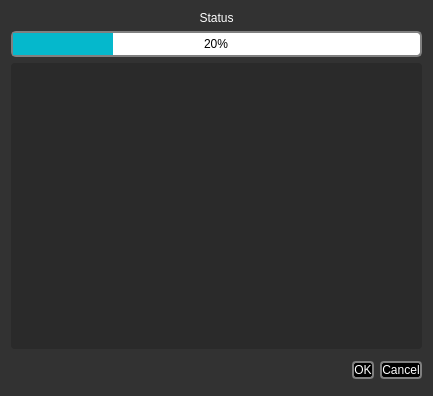
<?xml version="1.0" encoding="UTF-8"?>
<ui version="4.0">
 <class>update_database_dialog</class>
 <widget class="QDialog" name="update_database_dialog">
  <property name="geometry">
   <rect>
    <x>0</x>
    <y>0</y>
    <width>433</width>
    <height>396</height>
   </rect>
  </property>
  <property name="windowTitle">
   <string>Update Database</string>
  </property>
  <property name="styleSheet">
   <string notr="true">QDialog {
background-color: #323232;

}</string>
  </property>
  <layout class="QVBoxLayout" name="verticalLayout">
   <item>
    <widget class="QLabel" name="status_label">
     <property name="styleSheet">
      <string notr="true">color: white;</string>
     </property>
     <property name="text">
      <string>Status</string>
     </property>
     <property name="alignment">
      <set>Qt::AlignCenter</set>
     </property>
    </widget>
   </item>
   <item>
    <widget class="QProgressBar" name="progressbar">
     <property name="styleSheet">
      <string notr="true">QProgressBar {
    border: 2px solid grey;
    border-radius: 5px;
    text-align: center;
	color: black;
}

QProgressBar::chunk {
    background-color: #05B8CC;
    width: 20px;
}</string>
     </property>
     <property name="maximum">
      <number>100</number>
     </property>
     <property name="value">
      <number>20</number>
     </property>
    </widget>
   </item>
   <item>
    <widget class="QScrollArea" name="scrollarea">
     <property name="styleSheet">
      <string notr="true">
QWidget {
background-color: #2a2a2a;
border-radius: 4px;
color: white;
}</string>
     </property>
     <property name="widgetResizable">
      <bool>true</bool>
     </property>
     <widget class="QWidget" name="scrollAreaWidgetContents">
      <property name="geometry">
       <rect>
        <x>0</x>
        <y>0</y>
        <width>409</width>
        <height>264</height>
       </rect>
      </property>
     </widget>
    </widget>
   </item>
   <item>
    <widget class="QDialogButtonBox" name="buttonBox">
     <property name="minimumSize">
      <size>
       <width>0</width>
       <height>30</height>
      </size>
     </property>
     <property name="baseSize">
      <size>
       <width>0</width>
       <height>0</height>
      </size>
     </property>
     <property name="autoFillBackground">
      <bool>false</bool>
     </property>
     <property name="styleSheet">
      <string notr="true">color: white;
border: 2px solid grey;
border-radius: 4px;
background-color: #000000;
</string>
     </property>
     <property name="orientation">
      <enum>Qt::Horizontal</enum>
     </property>
     <property name="standardButtons">
      <set>QDialogButtonBox::Cancel|QDialogButtonBox::Ok</set>
     </property>
    </widget>
   </item>
  </layout>
 </widget>
 <resources/>
 <connections>
  <connection>
   <sender>buttonBox</sender>
   <signal>accepted()</signal>
   <receiver>update_database_dialog</receiver>
   <slot>accept()</slot>
   <hints>
    <hint type="sourcelabel">
     <x>248</x>
     <y>254</y>
    </hint>
    <hint type="destinationlabel">
     <x>157</x>
     <y>274</y>
    </hint>
   </hints>
  </connection>
  <connection>
   <sender>buttonBox</sender>
   <signal>rejected()</signal>
   <receiver>update_database_dialog</receiver>
   <slot>reject()</slot>
   <hints>
    <hint type="sourcelabel">
     <x>316</x>
     <y>260</y>
    </hint>
    <hint type="destinationlabel">
     <x>286</x>
     <y>274</y>
    </hint>
   </hints>
  </connection>
 </connections>
</ui>
